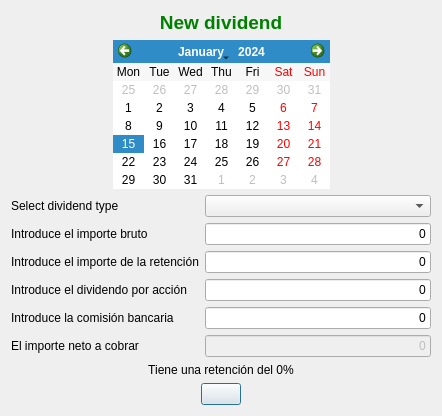
<?xml version="1.0" encoding="UTF-8"?>
<ui version="4.0">
 <class>frmDividendosIBM</class>
 <widget class="QDialog" name="frmDividendosIBM">
  <property name="windowModality">
   <enum>Qt::WindowModal</enum>
  </property>
  <property name="geometry">
   <rect>
    <x>0</x>
    <y>0</y>
    <width>442</width>
    <height>387</height>
   </rect>
  </property>
  <property name="windowTitle">
   <string>Dividendos</string>
  </property>
  <property name="windowIcon">
   <iconset>
    <normaloff>:/xulpmoney/document-edit.png</normaloff>:/xulpmoney/document-edit.png</iconset>
  </property>
  <property name="modal">
   <bool>true</bool>
  </property>
  <layout class="QHBoxLayout" name="horizontalLayout_3">
   <item>
    <layout class="QVBoxLayout" name="verticalLayout">
     <item>
      <widget class="QLabel" name="lblTitulo">
       <property name="font">
        <font>
         <pointsize>14</pointsize>
         <weight>75</weight>
         <bold>true</bold>
        </font>
       </property>
       <property name="styleSheet">
        <string notr="true">color: rgb(0, 128, 0);</string>
       </property>
       <property name="text">
        <string>New dividend</string>
       </property>
       <property name="alignment">
        <set>Qt::AlignCenter</set>
       </property>
      </widget>
     </item>
     <item>
      <layout class="QHBoxLayout" name="horizontalLayout">
       <item>
        <spacer name="horizontalSpacer_2">
         <property name="orientation">
          <enum>Qt::Horizontal</enum>
         </property>
         <property name="sizeHint" stdset="0">
          <size>
           <width>40</width>
           <height>20</height>
          </size>
         </property>
        </spacer>
       </item>
       <item>
        <widget class="QCalendarWidget" name="cal">
         <property name="locale">
          <locale language="English" country="UnitedStates"/>
         </property>
         <property name="firstDayOfWeek">
          <enum>Qt::Monday</enum>
         </property>
         <property name="verticalHeaderFormat">
          <enum>QCalendarWidget::NoVerticalHeader</enum>
         </property>
        </widget>
       </item>
       <item>
        <spacer name="horizontalSpacer">
         <property name="orientation">
          <enum>Qt::Horizontal</enum>
         </property>
         <property name="sizeHint" stdset="0">
          <size>
           <width>40</width>
           <height>20</height>
          </size>
         </property>
        </spacer>
       </item>
      </layout>
     </item>
     <item>
      <layout class="QFormLayout" name="formLayout">
       <item row="1" column="0">
        <widget class="QLabel" name="lblLiquido_3">
         <property name="text">
          <string>Introduce el importe bruto</string>
         </property>
        </widget>
       </item>
       <item row="2" column="0">
        <widget class="QLabel" name="lblLiquido_4">
         <property name="text">
          <string>Introduce el importe de la retención</string>
         </property>
        </widget>
       </item>
       <item row="2" column="1">
        <widget class="myQLineEdit" name="txtRetencion">
         <property name="sizePolicy">
          <sizepolicy hsizetype="Expanding" vsizetype="Fixed">
           <horstretch>0</horstretch>
           <verstretch>0</verstretch>
          </sizepolicy>
         </property>
         <property name="text">
          <string>0</string>
         </property>
         <property name="alignment">
          <set>Qt::AlignRight|Qt::AlignTrailing|Qt::AlignVCenter</set>
         </property>
        </widget>
       </item>
       <item row="3" column="0">
        <widget class="QLabel" name="lblLiquido_5">
         <property name="text">
          <string>Introduce el dividendo por acción</string>
         </property>
        </widget>
       </item>
       <item row="3" column="1">
        <widget class="myQLineEdit" name="txtDPA">
         <property name="sizePolicy">
          <sizepolicy hsizetype="Expanding" vsizetype="Fixed">
           <horstretch>0</horstretch>
           <verstretch>0</verstretch>
          </sizepolicy>
         </property>
         <property name="text">
          <string>0</string>
         </property>
         <property name="alignment">
          <set>Qt::AlignRight|Qt::AlignTrailing|Qt::AlignVCenter</set>
         </property>
        </widget>
       </item>
       <item row="4" column="0">
        <widget class="QLabel" name="lblLiquido">
         <property name="text">
          <string>Introduce la comisión bancaria</string>
         </property>
        </widget>
       </item>
       <item row="4" column="1">
        <widget class="myQLineEdit" name="txtComision">
         <property name="sizePolicy">
          <sizepolicy hsizetype="Expanding" vsizetype="Fixed">
           <horstretch>0</horstretch>
           <verstretch>0</verstretch>
          </sizepolicy>
         </property>
         <property name="text">
          <string>0</string>
         </property>
         <property name="alignment">
          <set>Qt::AlignRight|Qt::AlignTrailing|Qt::AlignVCenter</set>
         </property>
        </widget>
       </item>
       <item row="5" column="0">
        <widget class="QLabel" name="lblLiquido_7">
         <property name="text">
          <string>El importe neto a cobrar</string>
         </property>
        </widget>
       </item>
       <item row="5" column="1">
        <widget class="myQLineEdit" name="txtNeto">
         <property name="enabled">
          <bool>false</bool>
         </property>
         <property name="sizePolicy">
          <sizepolicy hsizetype="Expanding" vsizetype="Fixed">
           <horstretch>0</horstretch>
           <verstretch>0</verstretch>
          </sizepolicy>
         </property>
         <property name="text">
          <string>0</string>
         </property>
         <property name="alignment">
          <set>Qt::AlignRight|Qt::AlignTrailing|Qt::AlignVCenter</set>
         </property>
         <property name="readOnly">
          <bool>true</bool>
         </property>
        </widget>
       </item>
       <item row="0" column="0">
        <widget class="QLabel" name="label">
         <property name="text">
          <string>Select dividend type</string>
         </property>
        </widget>
       </item>
       <item row="0" column="1">
        <widget class="QComboBox" name="cmb">
         <property name="sizePolicy">
          <sizepolicy hsizetype="Expanding" vsizetype="Fixed">
           <horstretch>0</horstretch>
           <verstretch>0</verstretch>
          </sizepolicy>
         </property>
        </widget>
       </item>
       <item row="1" column="1">
        <widget class="myQLineEdit" name="txtBruto">
         <property name="sizePolicy">
          <sizepolicy hsizetype="Expanding" vsizetype="Fixed">
           <horstretch>0</horstretch>
           <verstretch>0</verstretch>
          </sizepolicy>
         </property>
         <property name="text">
          <string>0</string>
         </property>
         <property name="alignment">
          <set>Qt::AlignRight|Qt::AlignTrailing|Qt::AlignVCenter</set>
         </property>
        </widget>
       </item>
      </layout>
     </item>
     <item>
      <widget class="QLabel" name="lblTPC">
       <property name="text">
        <string>Tiene una retención del 0%</string>
       </property>
       <property name="alignment">
        <set>Qt::AlignCenter</set>
       </property>
      </widget>
     </item>
     <item>
      <layout class="QHBoxLayout" name="horizontalLayout_2">
       <item>
        <spacer name="horizontalSpacer_3">
         <property name="orientation">
          <enum>Qt::Horizontal</enum>
         </property>
         <property name="sizeHint" stdset="0">
          <size>
           <width>40</width>
           <height>20</height>
          </size>
         </property>
        </spacer>
       </item>
       <item>
        <widget class="QPushButton" name="cmd"/>
       </item>
       <item>
        <spacer name="horizontalSpacer_4">
         <property name="orientation">
          <enum>Qt::Horizontal</enum>
         </property>
         <property name="sizeHint" stdset="0">
          <size>
           <width>40</width>
           <height>20</height>
          </size>
         </property>
        </spacer>
       </item>
      </layout>
     </item>
    </layout>
   </item>
  </layout>
  <action name="actionMovimientoNuevo">
   <property name="icon">
    <iconset>
     <normaloff>:/xulpmoney/document-edit.png</normaloff>:/xulpmoney/document-edit.png</iconset>
   </property>
   <property name="text">
    <string>Nuevo movimiento</string>
   </property>
  </action>
  <action name="actionMovimientoBorrar">
   <property name="icon">
    <iconset>
     <normaloff>:/xulpmoney/list-remove.png</normaloff>:/xulpmoney/list-remove.png</iconset>
   </property>
   <property name="text">
    <string>Borrar el movimiento</string>
   </property>
  </action>
  <action name="actionTarjetaNueva">
   <property name="icon">
    <iconset>
     <normaloff>:/xulpmoney/contact-new.png</normaloff>:/xulpmoney/contact-new.png</iconset>
   </property>
   <property name="text">
    <string>Nueva Tarjeta</string>
   </property>
  </action>
  <action name="actionTarjetaBorrar">
   <property name="icon">
    <iconset>
     <normaloff>:/xulpmoney/list-remove.png</normaloff>:/xulpmoney/list-remove.png</iconset>
   </property>
   <property name="text">
    <string>Borrar Tarjeta</string>
   </property>
  </action>
  <action name="actionOperTarjetaNueva">
   <property name="icon">
    <iconset>
     <normaloff>:/xulpmoney/document-edit.png</normaloff>:/xulpmoney/document-edit.png</iconset>
   </property>
   <property name="text">
    <string>Nueva Operación de Tarjeta</string>
   </property>
  </action>
  <action name="actionOperTarjetaBorrar">
   <property name="icon">
    <iconset>
     <normaloff>:/xulpmoney/list-remove.png</normaloff>:/xulpmoney/list-remove.png</iconset>
   </property>
   <property name="text">
    <string>Borrar Operación de Tarjeta</string>
   </property>
  </action>
 </widget>
 <customwidgets>
  <customwidget>
   <class>myQLineEdit</class>
   <extends>QLineEdit</extends>
   <header location="global">myqlineedit</header>
  </customwidget>
 </customwidgets>
 <tabstops>
  <tabstop>cal</tabstop>
  <tabstop>cmb</tabstop>
  <tabstop>txtBruto</tabstop>
  <tabstop>txtRetencion</tabstop>
  <tabstop>txtDPA</tabstop>
  <tabstop>txtComision</tabstop>
  <tabstop>cmd</tabstop>
  <tabstop>txtNeto</tabstop>
 </tabstops>
 <resources>
  <include location="../images/xulpymoney.qrc"/>
 </resources>
 <connections/>
</ui>
